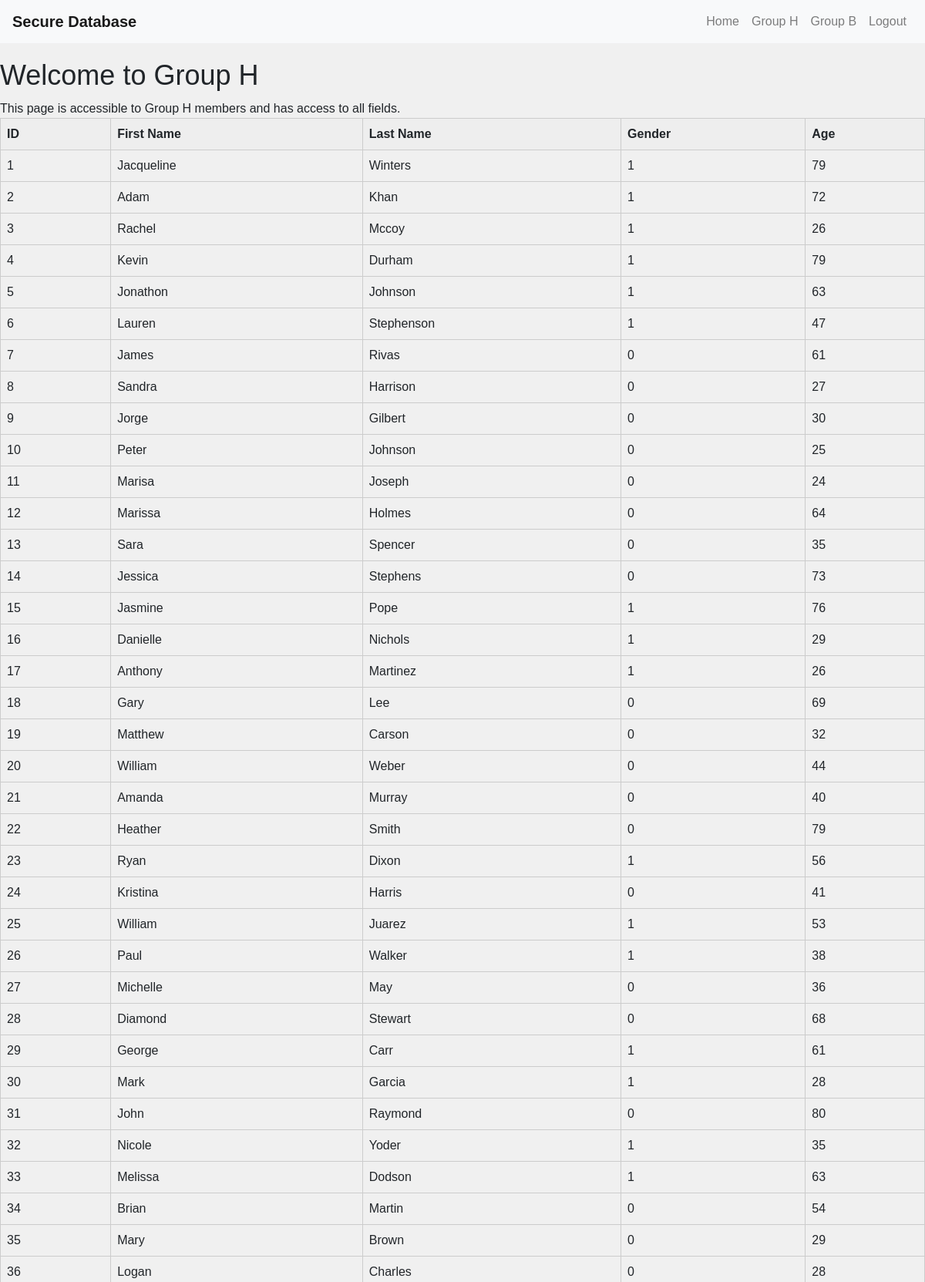
Page /groupH.php (signed in, upper part) on the committed database.
### tables this page shows
CREATE TABLE `healthcare_info` (
  `id` int(11) NOT NULL,
  `first_name` varchar(255) DEFAULT NULL,
  `last_name` varchar(255) DEFAULT NULL,
  `gender` tinyint(1) DEFAULT NULL,
  `age` int(11) DEFAULT NULL,
  `weight` float DEFAULT NULL,
  `height` float DEFAULT NULL,
  `health_story` text DEFAULT NULL
);

### groupH.php (the view, shortened to what this page needs)
<?php
$db = new mysqli("localhost", "root", "", "secure_db");
if ($db) {
    $stmt = $db->prepare("SELECT * FROM healthcare_info");
    $stmt->execute();
    $result = $stmt->get_result();
}
?>
<!DOCTYPE html>
<html>
<head>
    <link rel="stylesheet" href="https://maxcdn.bootstrapcdn.com/bootstrap/4.5.2/css/bootstrap.min.css">
    <link rel="stylesheet" href="https://cdnjs.cloudflare.com/ajax/libs/font-awesome/5.15.1/css/all.min.css">
    <link rel="stylesheet" href="styles.css">
</head>
<body>
    <nav class="navbar navbar-expand-lg navbar-light bg-light">
        <a class="navbar-brand" href="index.php">Secure Database</a>
        <div class="collapse navbar-collapse" id="navbarNav">
            <ul class="navbar-nav ml-auto">
                <li class="nav-item">
                    <a class="nav-link" href="index.php">Home</a>
                </li>
                <?php if (isset($_SESSION["username"])): ?>
                    <li class="nav-item">
                        <a class="nav-link" href="groupH.php">Group H</a>
                    </li>
                    <li class="nav-item">
                        <a class="nav-link" href="groupR.php">Group B</a>
                    </li>
                    <li class="nav-item">
                        <a class="nav-link" href="logout.php">Logout</a>
                    </li>
                <?php endif; ?>
            </ul>
        </div>
    </nav>
    <h1>Welcome to Group H</h1>
    <p>This page is accessible to Group H members and has access to all fields.</p>
    <?php if ($result->num_rows > 0): ?>
        <table>
            <thead>
                <tr>
                    <th>ID</th>
                    <th>First Name</th>
                    <th>Last Name</th>
                    <th>Gender</th>
                    <th>Age</th>
                </tr>
            </thead>
            <tbody>
                <?php while ($row = $result->fetch_assoc()): ?>
                    <tr>
                        <td>
                            <?php echo $row['id']; ?>
                        </td>
                        <td>
                            <?php echo $row['first_name']; ?>
                        </td>
                        <td>
                            <?php echo $row['last_name']; ?>
                        </td>
                        <td>
                            <?php echo $row['gender']; ?>
                        </td>
                        <td>
                            <?php echo $row['age']; ?>
                        </td>
                    </tr>
                <?php endwhile; ?>
            </tbody>
        </table>
    <?php else: ?>
        <p>No data found.</p>
    <?php endif; ?>
</body>
</html>

### styles.css (style rules this page uses)
body, h1, h2, h3, p { margin: 0; padding: 0; }
body { background-color: #f0f0f0; font-family: Arial, sans-serif; }
.navbar { background-color: #007bff; color: #fff; }
.navbar a { color: #fff; text-decoration: none; }
.navbar-brand { font-weight: bold; }
h1 { font-size: 36px; margin-top: 20px; }
p { font-size: 16px; line-height: 1.5; margin-top: 10px; }

### groupH.php (style rules this page uses)
table { border-collapse: collapse; width: 100%; }
th, td { padding: 0.5rem; text-align: left; border: 1px solid #ccc; }
th { background: #eee; }

### rows in the picture
healthcare_info: id "1", first_name "Jacqueline", last_name "Winters", gender "1", age "79"
healthcare_info: id "2", first_name "Adam", last_name "Khan", gender "1", age "72"
healthcare_info: id "3", first_name "Rachel", last_name "Mccoy", gender "1", age "26"
healthcare_info: id "4", first_name "Kevin", last_name "Durham", gender "1", age "79"
healthcare_info: id "5", first_name "Jonathon", last_name "Johnson", gender "1", age "63"
healthcare_info: id "6", first_name "Lauren", last_name "Stephenson", gender "1", age "47"
healthcare_info: id "7", first_name "James", last_name "Rivas", gender "0", age "61"
healthcare_info: id "8", first_name "Sandra", last_name "Harrison", gender "0", age "27"
healthcare_info: id "9", first_name "Jorge", last_name "Gilbert", gender "0", age "30"
healthcare_info: id "10", first_name "Peter", last_name "Johnson", gender "0", age "25"
healthcare_info: id "11", first_name "Marisa", last_name "Joseph", gender "0", age "24"
healthcare_info: id "12", first_name "Marissa", last_name "Holmes", gender "0", age "64"
healthcare_info: id "13", first_name "Sara", last_name "Spencer", gender "0", age "35"
healthcare_info: id "14", first_name "Jessica", last_name "Stephens", gender "0", age "73"
healthcare_info: id "15", first_name "Jasmine", last_name "Pope", gender "1", age "76"
healthcare_info: id "16", first_name "Danielle", last_name "Nichols", gender "1", age "29"
healthcare_info: id "17", first_name "Anthony", last_name "Martinez", gender "1", age "26"
healthcare_info: id "18", first_name "Gary", last_name "Lee", gender "0", age "69"
healthcare_info: id "19", first_name "Matthew", last_name "Carson", gender "0", age "32"
healthcare_info: id "20", first_name "William", last_name "Weber", gender "0", age "44"
healthcare_info: id "21", first_name "Amanda", last_name "Murray", gender "0", age "40"
healthcare_info: id "22", first_name "Heather", last_name "Smith", gender "0", age "79"
healthcare_info: id "23", first_name "Ryan", last_name "Dixon", gender "1", age "56"
healthcare_info: id "24", first_name "Kristina", last_name "Harris", gender "0", age "41"
healthcare_info: id "25", first_name "William", last_name "Juarez", gender "1", age "53"
healthcare_info: id "26", first_name "Paul", last_name "Walker", gender "1", age "38"
healthcare_info: id "27", first_name "Michelle", last_name "May", gender "0", age "36"
healthcare_info: id "28", first_name "Diamond", last_name "Stewart", gender "0", age "68"
healthcare_info: id "29", first_name "George", last_name "Carr", gender "1", age "61"
healthcare_info: id "30", first_name "Mark", last_name "Garcia", gender "1", age "28"
healthcare_info: id "31", first_name "John", last_name "Raymond", gender "0", age "80"
healthcare_info: id "32", first_name "Nicole", last_name "Yoder", gender "1", age "35"
healthcare_info: id "33", first_name "Melissa", last_name "Dodson", gender "1", age "63"
healthcare_info: id "34", first_name "Brian", last_name "Martin", gender "0", age "54"
healthcare_info: id "35", first_name "Mary", last_name "Brown", gender "0", age "29"
healthcare_info: id "36", first_name "Logan", last_name "Charles", gender "0", age "28"
